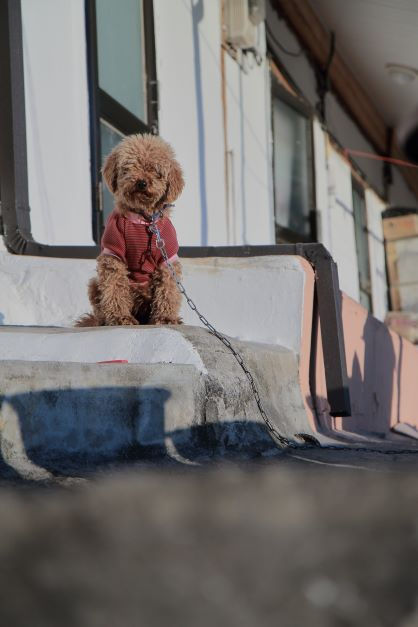
#> input picture picture1.png, 418 x 627 px, found by its file name
$ python Assignment2.py
#> lines starting #> are read from the running program, lines starting #| are printed output that depends on the picture; after the words box and inside, x2 and y2 are one past the last pixel; in counts of white or black regions, pixels touching at a corner belong together
import cv2
import numpy as np

# 이미지를 불러옵니다.
img = cv2.imread('C:\\Users\pyeonmu\Desktop/picture1.png')
#> img is the input picture: shape (627, 418, 3); mean B, G, R 108.7, 110.2, 114.4

# Initialize control parameters
kernel_size = 9
sigma_color = 150
sigma_space = 2.4
n_iterations = 1
img_select = 0
img_list = ['C:\\Users\pyeonmu\Desktop/picture1.png']

# Read the given image
img = cv2.imread(img_list[img_select])

gray = cv2.cvtColor(img, cv2.COLOR_BGR2GRAY)
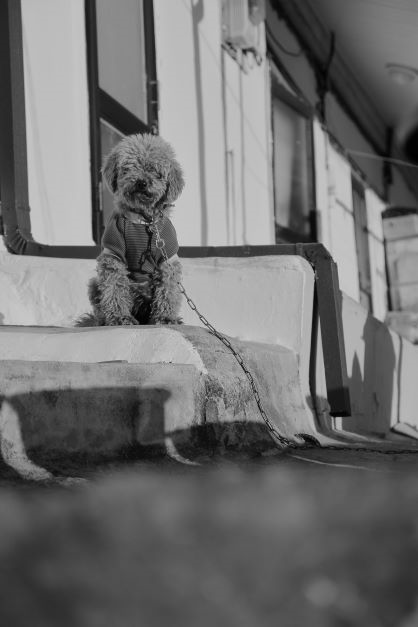
#> gray: shape (627, 418); min 0, max 215, mean 111.3
# 가우시안 블러(흐리게) 처리합니다.
gray = cv2.medianBlur(gray, 3)
# 엣지 검출을 수행합니다.
edges = cv2.adaptiveThreshold(gray, 255, cv2.ADAPTIVE_THRESH_MEAN_C, cv2.THRESH_BINARY, 9, 9)
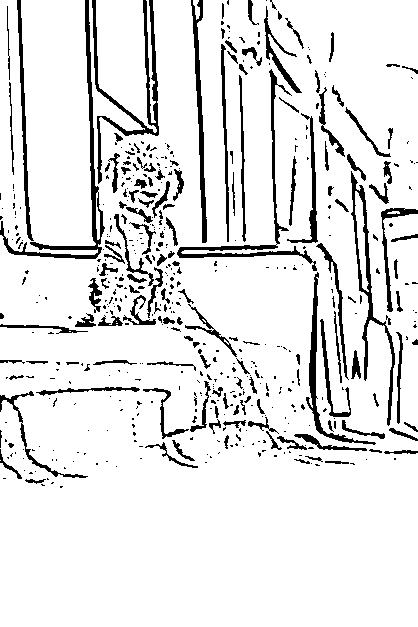
#> edges: shape (627, 418); 89.6% white; 521 black regions (367 under 20 px), largest, box (x1, y1, x2, y2) and area: (0, 0, 105, 259) 1913, (92, 0, 159, 184) 1912, (177, 69, 317, 271) 1574
# 컬러 이미지로 변경합니다.
color = cv2.bilateralFilter(img, 9, 300, 300)
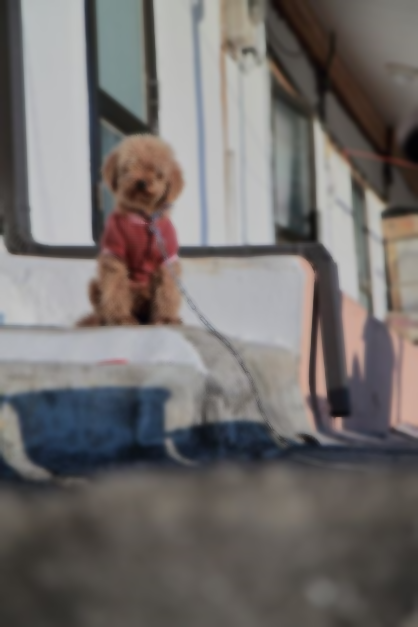
#> color: shape (627, 418, 3); mean B, G, R 108.7, 110.3, 114.4
# 컬러 이미지와 엣지를 합성합니다.
cartoon = cv2.bitwise_and(color, color, mask=edges)
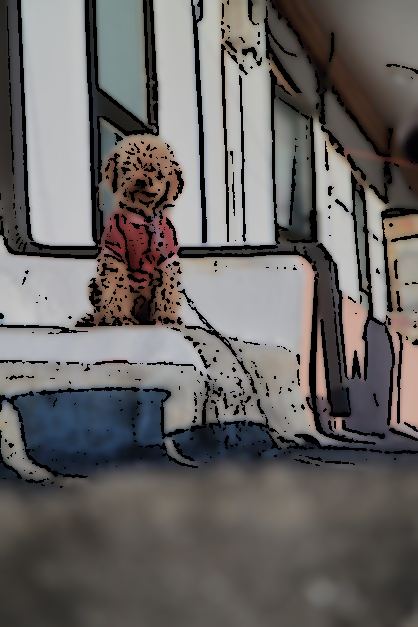
#> cartoon: shape (627, 418, 3); mean B, G, R 100, 101.5, 104.8
# 결과를 출력합니다.

# Show all images
merge = np.hstack((img, cartoon))
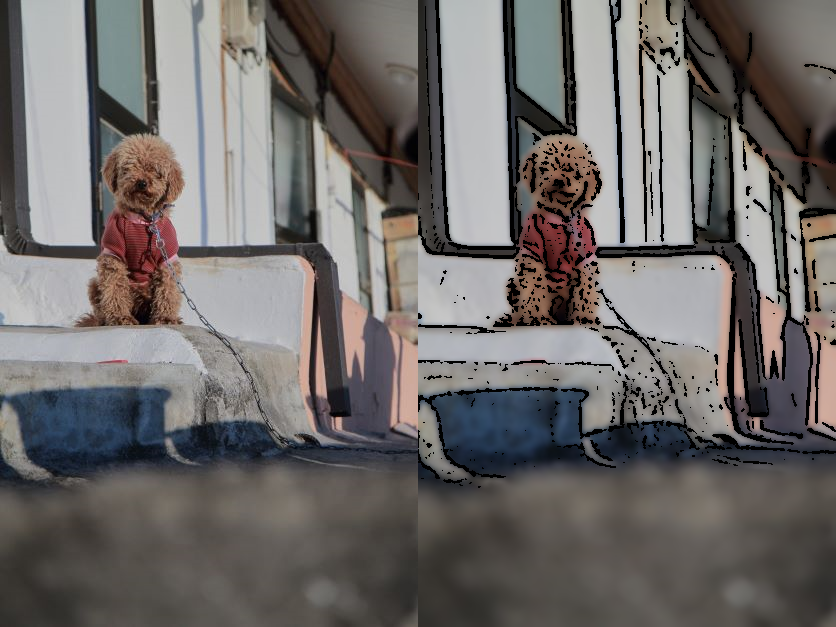
#> merge: shape (627, 836, 3); mean B, G, R 104.3, 105.9, 109.6
cv2.imshow('Medial Filter: Original | Result', merge)

# Show all images
cv2.waitKey(0)
cv2.destroyAllWindows()

$ run again, with Poodle.PNG copied over picture1.png
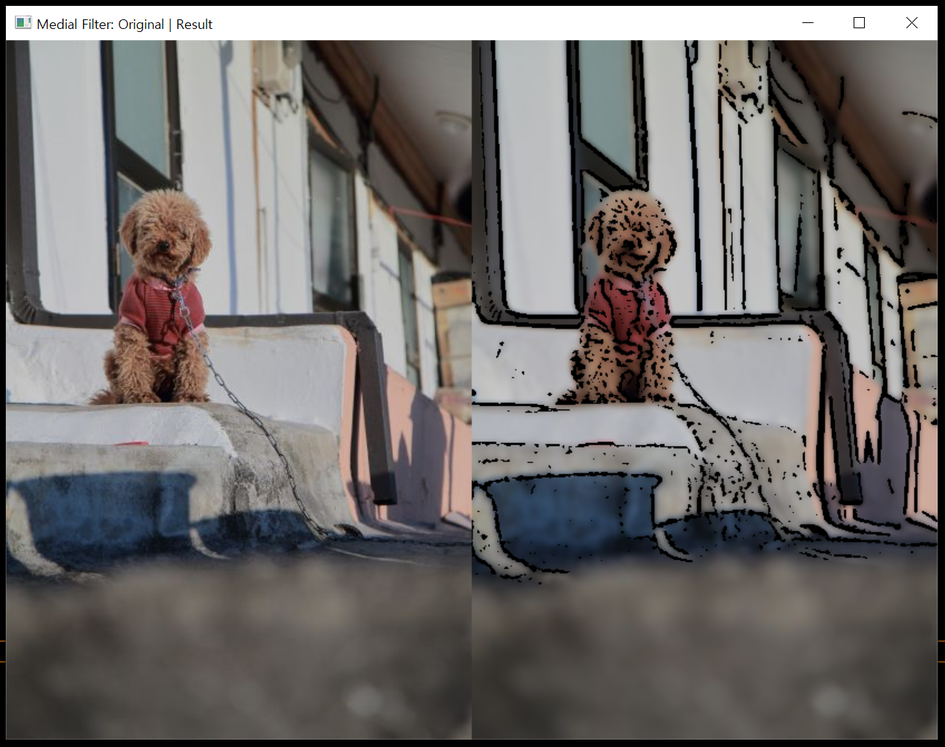
#> input picture Poodle.PNG, 945 x 747 px, shrunk from 1272 x 1005 before the run, found by its file name
#> img is the input picture: shape (747, 945, 3); mean B, G, R 107.8, 109.2, 112.7
#> `edges = cv2.adaptiveThreshold(gray, 255, cv2.ADAPTIVE_THRESH_MEAN_C, c..`:
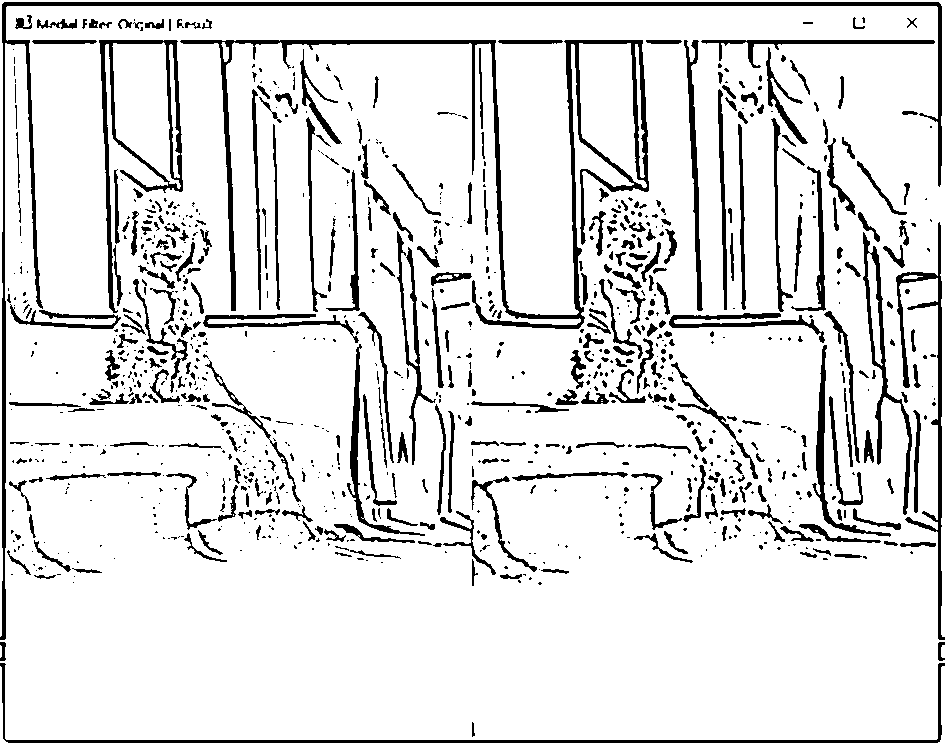
#> edges: shape (747, 945); 88.4% white; 989 black regions (601 under 20 px), largest, box (x1, y1, x2, y2) and area: (180, 40, 649, 329) 9021, (0, 2, 942, 640) 7565, (99, 40, 183, 313) 3331
#> `merge = np.hstack((img, cartoon))`:
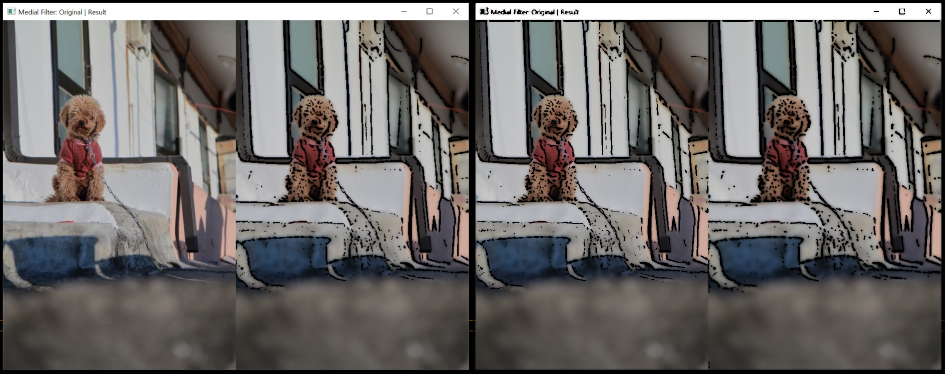
#> merge: shape (747, 1890, 3) (shown at 1/2 size); mean B, G, R 104.5, 105.8, 109.1
